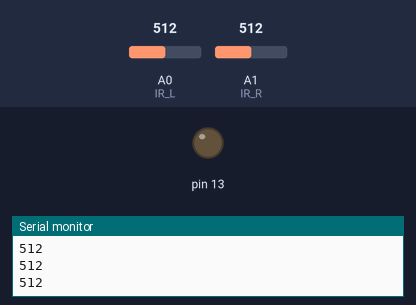
Recording of a sketch running on a simulated Arduino Uno, built with avr-gcc and run on an emulated ATmega328P. Parts: output pins drawn as LEDs (lit = HIGH), the last lines printed to the serial monitor. The test bench sets the inputs (shaded band); at power-on: A0 (IR_L) = 512, A1 (IR_R) = 512.

Above: at 1.2 s.
1.3 s: A0 (IR_L) set to 63
2.8 s: A0 (IR_L) set to 53
At 4.0 s:
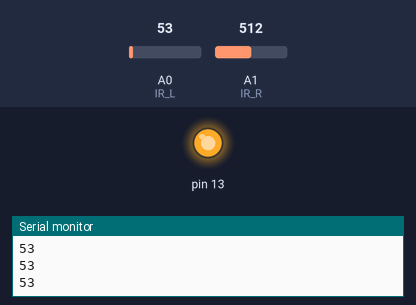
4.3 s: A0 (IR_L) set to 70
At 5.3 s:
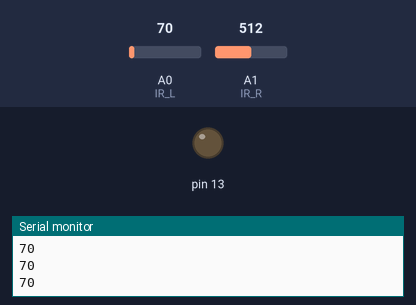
5.8 s: A0 (IR_L) set to 50
At 6.5 s:
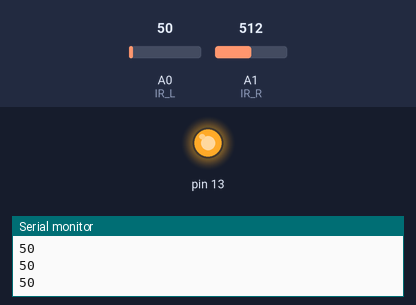
Timing chart, 0 to 8.3 s (numbered marks = the images above; inputs shaded):
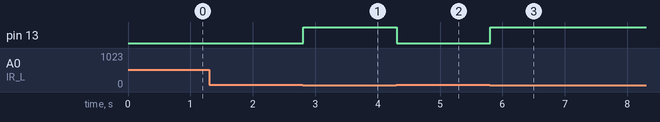

Measured:
- the behaviour switches between 60 and 59 on A0 (IR_L) (found by bisection; images 0 and 1)
- after the input at 2.8 s, pin 13: LOW → HIGH at once
- after the input at 4.3 s, pin 13: HIGH → LOW at once
- after the input at 5.8 s, pin 13: LOW → HIGH at once

The sketch:

Teste_IR.ino
```cpp
#define IR_L A0
#define IR_R A1

int sensor_1, sensor_2;
void setup() {
    pinMode(IR_L, INPUT);
    pinMode(IR_R, INPUT);
     Serial.begin(9600);
    pinMode(13,OUTPUT);
}

// the loop function runs over and over again forever
void loop() {
    sensor_1 = analogRead(IR_L);
    sensor_2 = analogRead(IR_R);
     Serial.println(sensor_1);
    if (sensor_1 < 60){
        digitalWrite(13, HIGH);
    }
    else{

        digitalWrite(13,LOW);
    }

    }
    // Serial.print('\t');
    // Serial.println(sensor_2);
```
